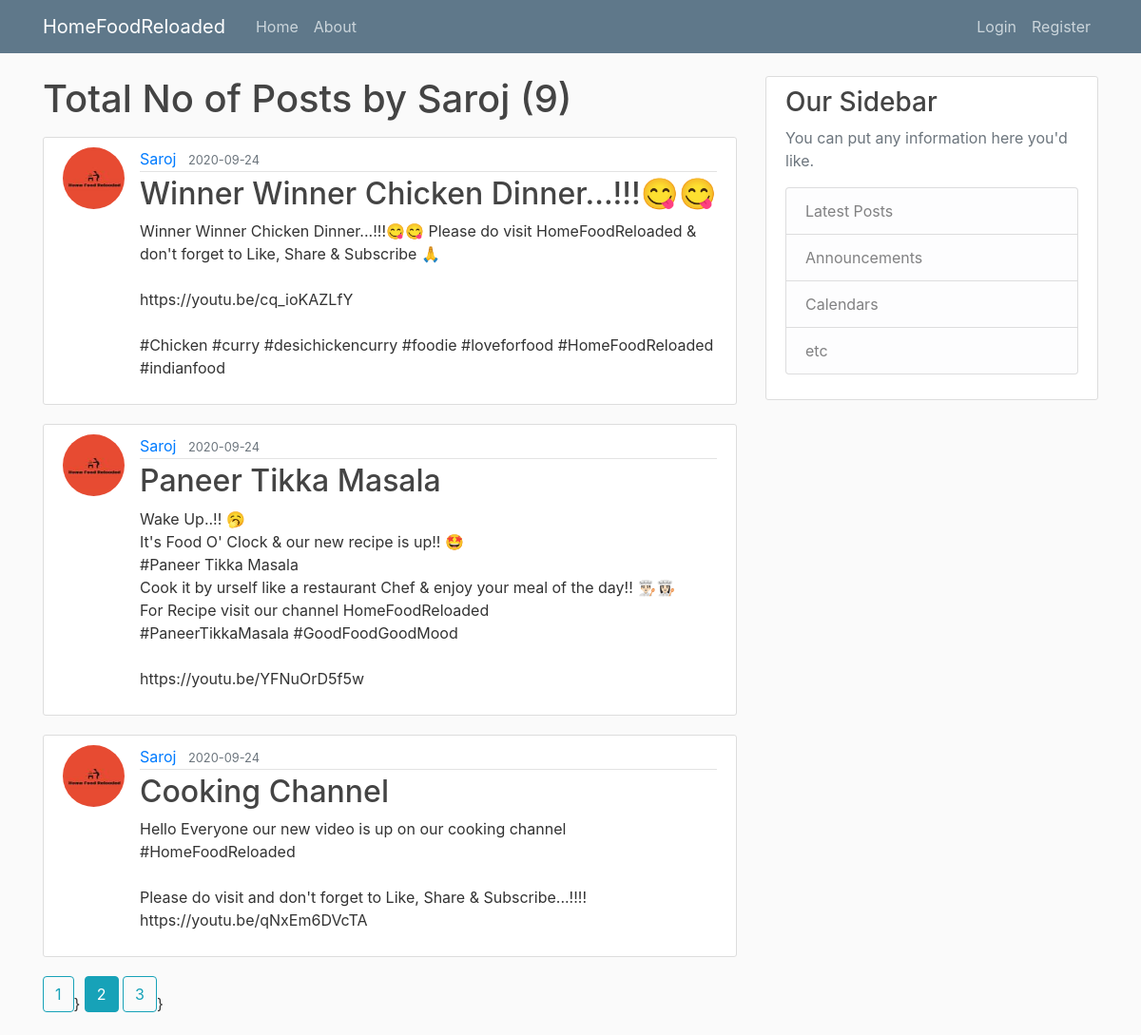
/user/Saroj?page=2, run on the app's committed database.
### flaskblog/models.py (models this page shows, shortened)
class User(db.Model, UserMixin ):
    id= db.Column(db.Integer,primary_key=True)
    username= db.Column(db.String(20), unique=True, nullable=False)
    email= db.Column(db.String(120),unique=True,nullable=False)
    image_file= db.Column(db.String(20),nullable=False,default='default.jpg')
    password= db.Column(db.String(100),nullable=False)
    posts= db.relationship('Post',backref='author',lazy=True)

class Post(db.Model):
    id = db.Column(db.Integer, primary_key=True)
    title = db.Column(db.String(100),nullable=False)
    content = db.Column(db.Text(),nullable=False)
    created = db.Column(db.DateTime, nullable = False, default=datetime.utcnow)
    user_id = db.Column(db.Integer,db.ForeignKey('user.id'), nullable=False)

### flaskblog/users/routes.py (the view)
@users.route('/user/<string:username>')
def user_post(username):
    page = request.args.get('page', 1, type=int)
    user=User.query.filter_by(username=username).first_or_404()
    posts=Post.query.filter_by(author=user).order_by(Post.created.desc()).paginate(page=page,per_page=3)
    return render_template('user_post.html' , posts = posts, user=user)

### flaskblog/templates/user_post.html
{% extends "layout.html" %}
{% block content %}
    <h1 class="mb-3">Total No of Posts by {{ user.username }} ({{ posts.total }})</h1>
    {% for post in posts.items %}
        <article class="media content-section">
          <img class="rounded-circle article-img" src="{{ url_for('static', filename='profile_pics/' + post.author.image_file) }}">
          <div class="media-body">
            <div class="article-metadata">
              <a class="mr-2" href="{{url_for('user_post',username= post.author.username)}}">{{ post.author.username }}</a>
              <small class="text-muted">{{ post.created.strftime('%Y-%m-%d') }}</small>
            </div>
            <h2><a class="article-title" href="{{ url_for('posts.post', id=post.id) }}">{{ post.title }}</a></h2>
            <p class="article-content">{{ post.content }}</p>
          </div>
        </article>
    {% endfor %}
    {% for page_num in posts.iter_pages(left_edge=1, right_edge=1, left_current=1, right_current=2) %}
        {% if page_num %}
            {% if posts.page == page_num %}
                <a class="btn btn-info mb-4" href="{{url_for('users.user_post',username=user.username, page=page_num) }}">{{ page_num }}</a>
            {% else %}
                <a class="btn btn-outline-info mb-4" href="{{url_for('users.user_post',username=user.username, page=page_num) }}">{{ page_num }}</a>}
            {% endif %}
        {% else %}
            ...
        {% endif %}
    {% endfor %}
{% endblock content %}

### flaskblog/static/main.css (style rules this page uses)
body { background: #fafafa; color: #333333; margin-top: 5rem; }
h1, h2, h3, h4, h5, h6 { color: #444444; }
.content-section { background: #ffffff; padding: 10px 20px; border: 1px solid #dddddd; border-radius: 3px; margin-bottom: 20px; }
.article-title { color: #444444; }
.article-content { white-space: pre-line; }
.article-img { height: 65px; width: 65px; margin-right: 16px; }
.article-metadata { padding-bottom: 1px; margin-bottom: 4px; border-bottom: 1px solid #e3e3e3 }

### data on the page
User: username "Saroj"
Post: image_file (picture), author.username "Saroj", created "2020-09-24", title "Winner Winner Chicken Dinner...!!!😋😋", content "Winner Winner Chicken Dinner...!!!😋😋 Please do visit HomeFoodReloaded & don't forget to Like, Share & Subscribe 🙏 https://youtu.be/cq_ioKAZLfY #Chicken #curry #desichickencurry #foodie #loveforfood #HomeFoodReloaded #indianfood"
Post: image_file (picture), author.username "Saroj", created "2020-09-24", title "Paneer Tikka Masala", content "Wake Up..!! 🥱 It's Food O' Clock & our new recipe is up!! 🤩 #Paneer Tikka Masala Cook it by urself like a restaurant Chef & enjoy your meal of the day!! 👨🏻‍🍳👩🏻‍🍳 For Recipe visit our channel HomeFoodReloaded #PaneerTikkaMasala #GoodFoodGoodMood https://youtu.be/YFNuOrD5f5w"
Post: image_file (picture), author.username "Saroj", created "2020-09-24", title "Cooking Channel", content "Hello Everyone our new video is up on our cooking channel #HomeFoodReloaded Please do visit and don't forget to Like, Share & Subscribe...!!!! https://youtu.be/qNxEm6DVcTA"

### other printed values
{{ posts.total }} "9"
{{ page_num }} "1" "3"
{{ page_num }} "2"
